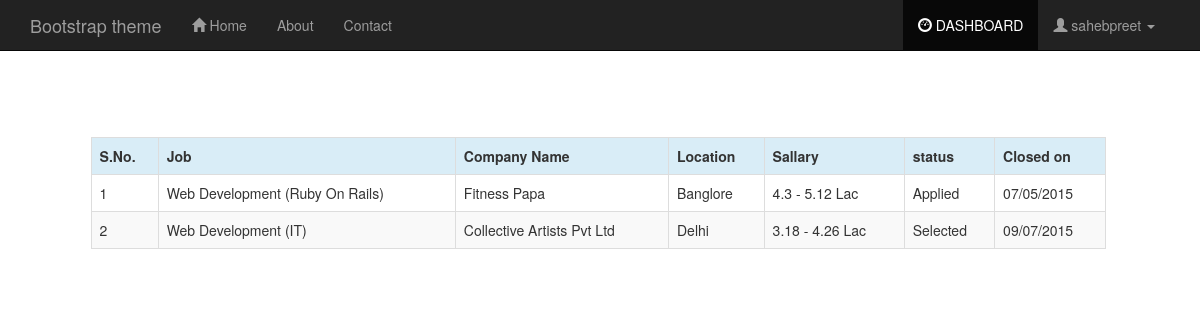
/dashboard.php (signed in), run on the app's committed database.
### tables this page shows
CREATE TABLE IF NOT EXISTS `jobnseeker` (
  `js_id` int(10) NOT NULL AUTO_INCREMENT,
  `seekername` varchar(50) NOT NULL,
  `j_id` int(10) NOT NULL,
  `status` varchar(10) DEFAULT NULL,
  PRIMARY KEY (`js_id`)
);

CREATE TABLE IF NOT EXISTS `job` (
  `job_id` int(10) NOT NULL AUTO_INCREMENT,
  `jobname` varchar(50) NOT NULL,
  `location` varchar(50) NOT NULL,
  `experience` varchar(20) DEFAULT NULL,
  `salary` varchar(20) NOT NULL,
  `jobdesc` varchar(500) NOT NULL,
  `skills` varchar(500) NOT NULL,
  `compname` varchar(50) DEFAULT NULL,
  `posted` varchar(10) DEFAULT NULL,
  `closed` varchar(10) DEFAULT NULL,
  PRIMARY KEY (`job_id`)
);

### dashboard.php (the view, shortened to what this page needs)
<?php
    if($_SESSION['username']) {
       $username=$_SESSION['username'];
    }
?>
<!DOCTYPE html>
<html>
<head>
    <link rel="stylesheet" type="text/css" href="bootstrap/css/bootstrap.min.css" />
    <link rel="stylesheet" type="text/css" href="font-awesome/css/font-awesome.min.css" />
</head>
<body>
<nav class="navbar navbar-inverse navbar-fixed-top">
      <div class="container">
        <div class="navbar-header">
          <a class="navbar-brand" href="#">Bootstrap theme</a>
        </div>
        <div id="navbar" class="navbar-collapse collapse">
          <ul class="nav navbar-nav">
            <li><a href="view_jobs.php"><span class="glyphicon glyphicon-home"></span> Home</a></li>
            <li><a href="#about">About</a></li>
            <li><a href="#contact">Contact</a></li>
          </ul>
	  <ul class="nav navbar-nav pull-right">
      <li class="active"><a href="dashboard.php"><span class="glyphicon glyphicon-dashboard"></span> DASHBOARD</a></li>
	    <li class="dropdown">
              <a href="#" class="dropdown-toggle" data-toggle="dropdown" role="button" aria-expanded="false">
                <span class="glyphicon glyphicon-user"></span> <?php echo $username; ?> <span class="caret"></span>
              </a>
            </li>
	  </ul>
        </div>
      </div>
    </nav>
<div class="container">
    <div class="col-md-11" style="margin-left: 4%; margin-top: 12%;">
    <table class="table table-striped table-responsive table-bordered">
	  <tr class="info">
  		<th>S.No.</th>
      <th>Job</th>
  		<th>Company Name</th>
      <th>Location</th>
  		<th>Sallary</th>
  		<th>status</th>
      <th>Closed on</th>
	  </tr>
		<?php
        $count=0;
		    $query=mysql_query("select a.seekername, a.j_id, b.job_id, b.jobname, b.compname, b.location, b.salary, b.closed, a.status
                            from jobnseeker a, job b
                            where a.j_id = b.job_id AND a.seekername='$username'"
                          );
        while($row=mysql_fetch_array($query)) {
    			$count=$count+1;
          $jobname=$row[3];
          $compname=$row[4];
    			$location=$row[5];
    			$salary=$row[6];
    			$closed=$row[7];
          $status=$row[8];
    		?>
  		<tr>
  			<td><?php echo $count; ?></td>
        <td><?php echo $jobname; ?></td>
  			<td><?php echo $compname; ?></td>
        <td><?php echo $location; ?></td>
  			<td><?php echo $salary; ?></td>
  			<td><?php echo $status; ?></td>
  			<td><?php echo $closed; ?></td>
  		</tr>
  	<?php } ?>
	 </table>
	</div>
</div>
</body>
</html>

### data on the page
jobnseeker: job.jobname "Web Development (Ruby On Rails)", job.compname "Fitness Papa", job.location "Banglore", job.salary "4.3 - 5.12 Lac", status "Applied", job.closed "07/05/2015"
jobnseeker: job.jobname "Web Development (IT)", job.compname "Collective Artists Pvt Ltd", job.location "Delhi", job.salary "3.18 - 4.26 Lac", status "Selected", job.closed "09/07/2015"

### other printed values
$username "sahebpreet"
